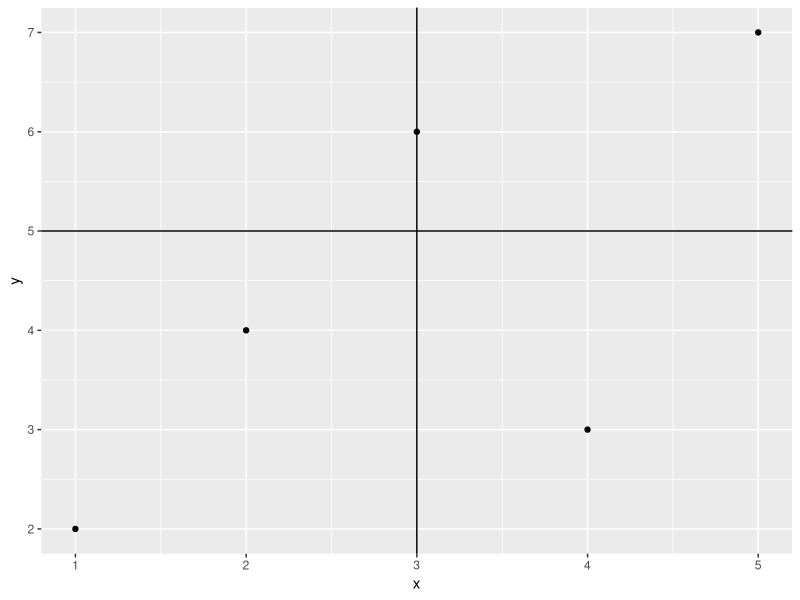

This chart was generated by the following R code:
# Q13: Add horizontal and vertical reference lines to a plot
library(ggplot2)
df <- data.frame(
  x = c(1, 2, 3, 4, 5),
  y = c(2, 4, 6, 3, 7)
)


ggplot(df, aes(x, y)) + 
  geom_point() + 
  geom_hline(yintercept = 5) + 
  geom_vline(xintercept = 3)
